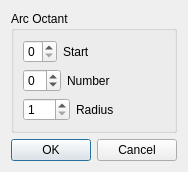
<?xml version="1.0" encoding="UTF-8"?>
<ui version="4.0">
 <class>DialogArcOctantEdit</class>
 <widget class="QDialog" name="DialogArcOctantEdit">
  <property name="geometry">
   <rect>
    <x>0</x>
    <y>0</y>
    <width>178</width>
    <height>172</height>
   </rect>
  </property>
  <property name="windowTitle">
   <string>Dialog</string>
  </property>
  <layout class="QVBoxLayout" name="verticalLayout_2">
   <item>
    <widget class="QGroupBox" name="groupBox">
     <property name="title">
      <string>Arc Octant</string>
     </property>
     <layout class="QVBoxLayout" name="verticalLayout">
      <item>
       <layout class="QHBoxLayout" name="horizontalLayout">
        <item>
         <widget class="QSpinBox" name="spBox_StartOctant">
          <property name="maximum">
           <number>7</number>
          </property>
         </widget>
        </item>
        <item>
         <widget class="QLabel" name="label">
          <property name="text">
           <string>Start</string>
          </property>
         </widget>
        </item>
        <item>
         <spacer name="horizontalSpacer">
          <property name="orientation">
           <enum>Qt::Horizontal</enum>
          </property>
          <property name="sizeHint" stdset="0">
           <size>
            <width>40</width>
            <height>20</height>
           </size>
          </property>
         </spacer>
        </item>
       </layout>
      </item>
      <item>
       <layout class="QHBoxLayout" name="horizontalLayout_2">
        <item>
         <widget class="QSpinBox" name="spBox_NumberOctant">
          <property name="minimum">
           <number>-7</number>
          </property>
          <property name="maximum">
           <number>7</number>
          </property>
         </widget>
        </item>
        <item>
         <widget class="QLabel" name="label_2">
          <property name="text">
           <string>Number</string>
          </property>
         </widget>
        </item>
        <item>
         <spacer name="horizontalSpacer_2">
          <property name="orientation">
           <enum>Qt::Horizontal</enum>
          </property>
          <property name="sizeHint" stdset="0">
           <size>
            <width>40</width>
            <height>20</height>
           </size>
          </property>
         </spacer>
        </item>
       </layout>
      </item>
      <item>
       <layout class="QHBoxLayout" name="horizontalLayout_3">
        <item>
         <widget class="QSpinBox" name="spBox_Radius">
          <property name="minimum">
           <number>1</number>
          </property>
          <property name="maximum">
           <number>256</number>
          </property>
         </widget>
        </item>
        <item>
         <widget class="QLabel" name="label_3">
          <property name="text">
           <string>Radius</string>
          </property>
         </widget>
        </item>
        <item>
         <spacer name="horizontalSpacer_3">
          <property name="orientation">
           <enum>Qt::Horizontal</enum>
          </property>
          <property name="sizeHint" stdset="0">
           <size>
            <width>40</width>
            <height>20</height>
           </size>
          </property>
         </spacer>
        </item>
       </layout>
      </item>
     </layout>
    </widget>
   </item>
   <item>
    <widget class="QDialogButtonBox" name="buttonBox">
     <property name="orientation">
      <enum>Qt::Horizontal</enum>
     </property>
     <property name="standardButtons">
      <set>QDialogButtonBox::Cancel|QDialogButtonBox::Ok</set>
     </property>
    </widget>
   </item>
  </layout>
 </widget>
 <resources/>
 <connections>
  <connection>
   <sender>buttonBox</sender>
   <signal>accepted()</signal>
   <receiver>DialogArcOctantEdit</receiver>
   <slot>accept()</slot>
   <hints>
    <hint type="sourcelabel">
     <x>168</x>
     <y>158</y>
    </hint>
    <hint type="destinationlabel">
     <x>157</x>
     <y>171</y>
    </hint>
   </hints>
  </connection>
  <connection>
   <sender>buttonBox</sender>
   <signal>rejected()</signal>
   <receiver>DialogArcOctantEdit</receiver>
   <slot>reject()</slot>
   <hints>
    <hint type="sourcelabel">
     <x>168</x>
     <y>158</y>
    </hint>
    <hint type="destinationlabel">
     <x>177</x>
     <y>171</y>
    </hint>
   </hints>
  </connection>
  <connection>
   <sender>spBox_StartOctant</sender>
   <signal>valueChanged(int)</signal>
   <receiver>DialogArcOctantEdit</receiver>
   <slot>acrOctantStartChadged(int)</slot>
   <hints>
    <hint type="sourcelabel">
     <x>46</x>
     <y>56</y>
    </hint>
    <hint type="destinationlabel">
     <x>177</x>
     <y>7</y>
    </hint>
   </hints>
  </connection>
  <connection>
   <sender>spBox_NumberOctant</sender>
   <signal>valueChanged(int)</signal>
   <receiver>DialogArcOctantEdit</receiver>
   <slot>acrOctantNumberChadged(int)</slot>
   <hints>
    <hint type="sourcelabel">
     <x>30</x>
     <y>85</y>
    </hint>
    <hint type="destinationlabel">
     <x>177</x>
     <y>6</y>
    </hint>
   </hints>
  </connection>
  <connection>
   <sender>spBox_Radius</sender>
   <signal>valueChanged(int)</signal>
   <receiver>DialogArcOctantEdit</receiver>
   <slot>acrOctantRadiusChadged(int)</slot>
   <hints>
    <hint type="sourcelabel">
     <x>46</x>
     <y>113</y>
    </hint>
    <hint type="destinationlabel">
     <x>177</x>
     <y>8</y>
    </hint>
   </hints>
  </connection>
 </connections>
 <slots>
  <slot>acrOctantStartChadged(int)</slot>
  <slot>acrOctantNumberChadged(int)</slot>
  <slot>acrOctantRadiusChadged(int)</slot>
 </slots>
</ui>
